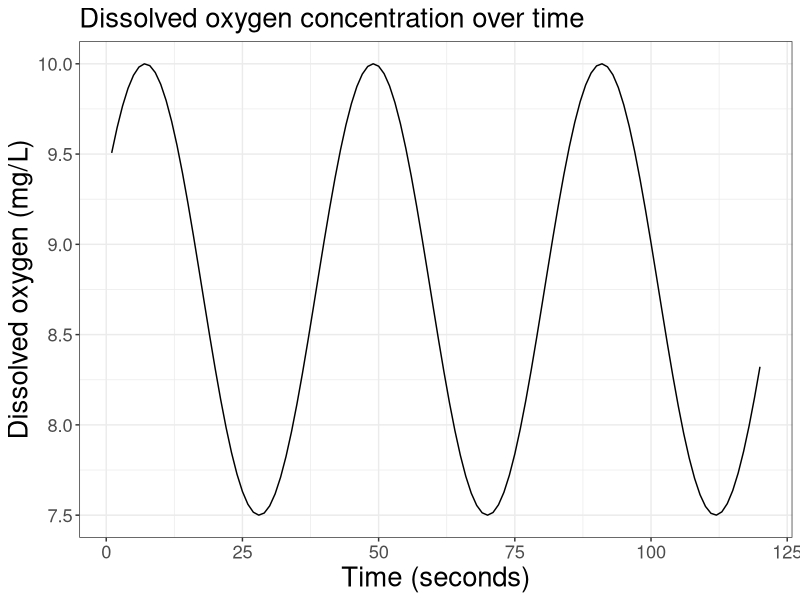
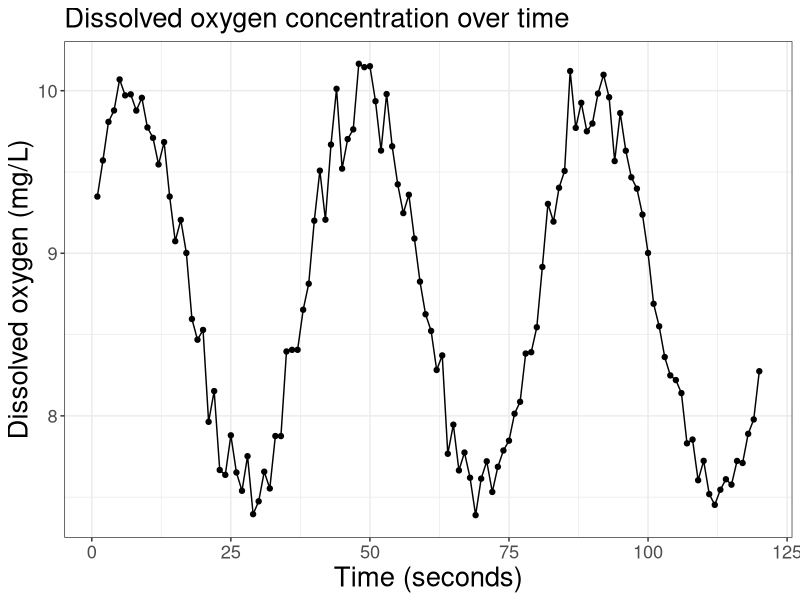
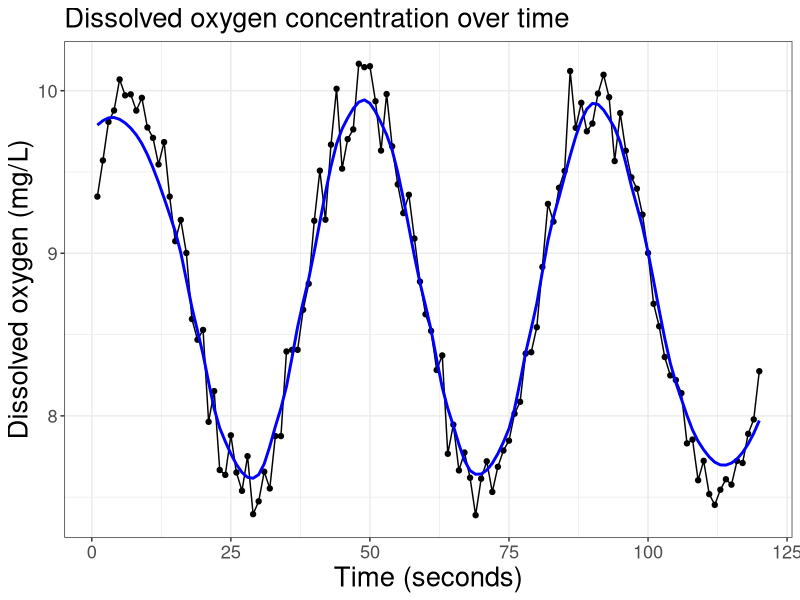
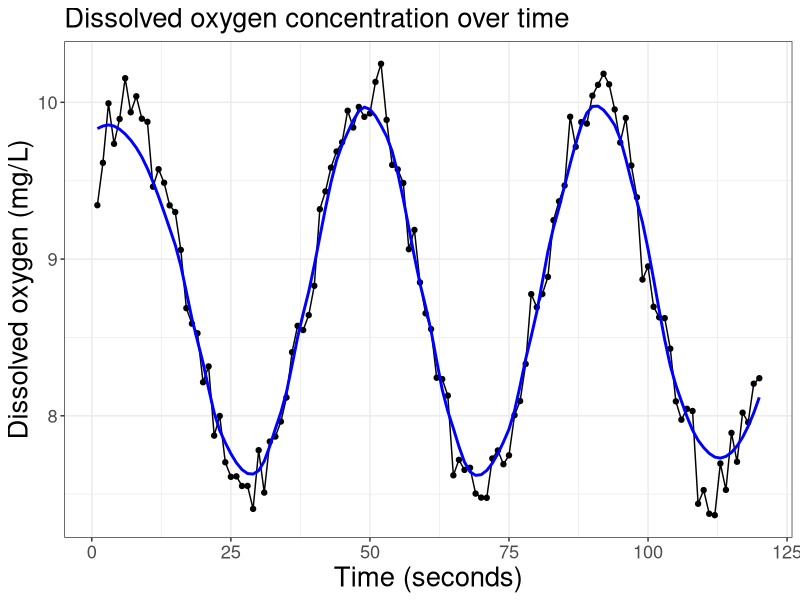
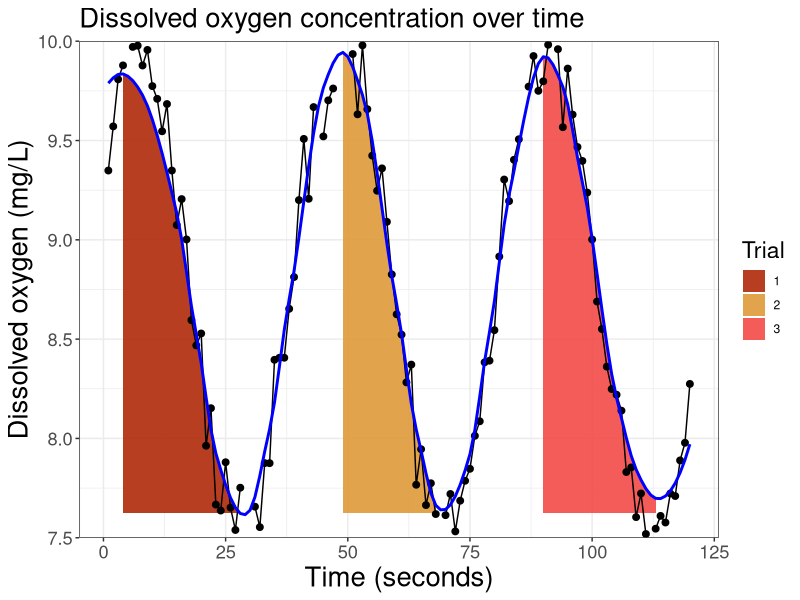
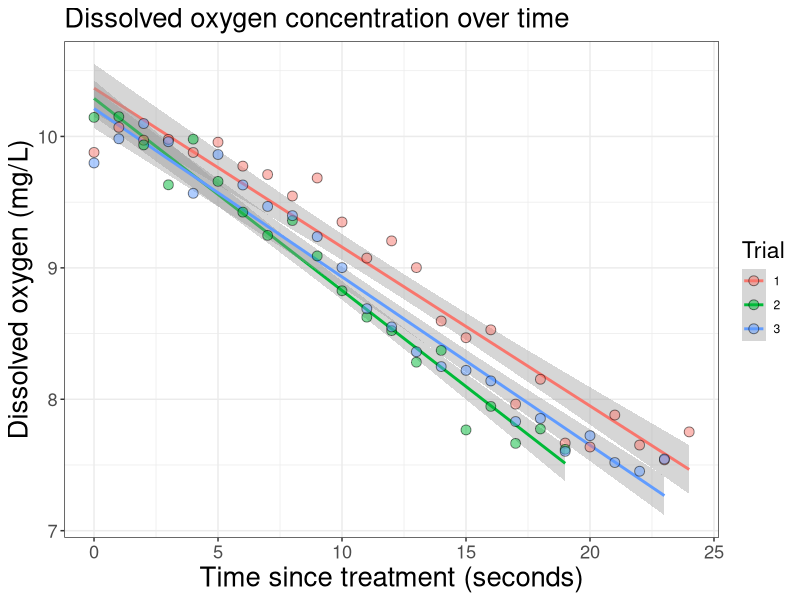

Recreate these plots in R, in order.
# Title: Lorena and the Gilled green iguana

# Background: Lorena is studying the respiration rate (I believe?) of some
# species, let's call it a "Gilled green iguana") in a tank of water. To do
# so, Lorena adds, dissolved oxygen to the tank and measures DO (response 
# variable) over time (predictor variable). She adds oxygen until the DO
# reads 10 mg/L (sorry if I'm butchering your methods Lorena!).

# The problem: Lorena wants to calculate the slope of dissolved oxygen
# after each event in which oxygen was added. The data are continuous
# and thus need to be grouped.


# setup -------------------------------------------------------------------

library(tidyverse)

# Simulate data -----------------------------------------------------------

# Write a function to generate a sine wave:

make_sineWave <-
  function(timeVector, y_offset, amplitude, angular_freq, phase){
    tibble(
      time = timeVector,
      dissOx = y_offset + amplitude * sin(angular_freq*time + phase)
    )
  }

# Note: The real data are not a sine curve but rather a sort of reverse 
# sawtooth wave.

# Generate a sine wave:

sineWave <-
  make_sineWave(
    timeVector = 1:120,
    y_offset = 8.75,
    amplitude = 1.25,
    angular_freq = 0.15,
    phase = .5)

# Plot the data:

sineWave %>%
  ggplot(
    aes(x = time, y = dissOx)
  ) +
  geom_line() +
  labs(
    title = 'Dissolved oxygen concentration over time',
    x = 'Time (seconds)',
    y = 'Dissolved oxygen (mg/L)'
  ) +
  theme_bw() +
  theme(
    axis.title = element_text(size = rel(1.2)),
    axis.text = element_text(size = rel(1.2)),
    title = element_text(size = rel(1.5))
  )

# Try changing the y-offset, amplitude, angular frequency, and phase. How does this influence the sine wave?

# Write a function to generature a noisy wave:

make_noisyWave <-
  function(sineWave_frame, noiseValue) {
    sineWave_frame %>%
      mutate(
        dissOx = rnorm(nrow(.), mean = dissOx, sd = noiseValue * .007))
  }

noisyWave <-
  make_noisyWave(sineWave, noiseValue = 20)

noisyWave


# Plot simulated data to determine most appropriate noise values:

noisyWave %>%
  ggplot(aes(x = time, y = dissOx)) +
  geom_point() + 
  geom_line() +
  labs(
    title = 'Dissolved oxygen concentration over time',
    x = 'Time (seconds)',
    y = 'Dissolved oxygen (mg/L)'
  ) +
  theme_bw() +
  theme(
    axis.title = element_text(size = rel(1.2)),
    axis.text = element_text(size = rel(1.2)),
    title = element_text(size = rel(1.5))
  )

## Try different noise values -- how does this change the output?

# Generate a smooth -------------------------------------------------------

# We will assign a function that uses loess (local polynomial regression 

# fitting -- in the stats package of base R) to smooth our noisy data:

add_smooth <-
  function(noisyData, smoothingSpan){
    loess(
      dissOx ~ time,
      data = noisyData,
      # Span will control how smoothed the data will be:
      span = smoothingSpan) %>%
      # Predict will return predicted values for a given time:
      predict()
  }

noisyWave %>%
  mutate(dissOx_smooth = add_smooth(., smoothingSpan = 0.3))

# View smoothing to determine which smoothing span is best:

noisyWave %>%
  mutate(dissOx_smooth = add_smooth(., smoothingSpan = 0.3)) %>%
  ggplot(aes(x = time, y = dissOx)) +
  geom_point() + 
  geom_line() +
  # A new line with our smoothed dissOx_smooth data:
  geom_line(aes(y = dissOx_smooth), color = 'blue', size = 1) +
  labs(
    title = 'Dissolved oxygen concentration over time',
    x = 'Time (seconds)',
    y = 'Dissolved oxygen (mg/L)'
  ) +
  theme_bw() +
  theme(
    axis.title = element_text(size = rel(1.2)),
    axis.text = element_text(size = rel(1.2)),
    title = element_text(size = rel(1.5))
  )

## Try different smoothing spans. How does this influence the output?

# The best smoothing parameter is probably dependent on both the noise in
# the data and the smoothing span:

make_noisyWave(sineWave, noiseValue = 20) %>%
  mutate(dissOx_smooth = add_smooth(., smoothingSpan = 0.3)) %>%
  ggplot(aes(x = time, y = dissOx)) +
  geom_point() + 
  geom_line() +
  geom_line(aes(y = dissOx_smooth), color = 'blue', size = 1) +
  labs(
    title = 'Dissolved oxygen concentration over time',
    x = 'Time (seconds)',
    y = 'Dissolved oxygen (mg/L)'
  ) +
  theme_bw() +
  theme(
    axis.title = element_text(size = rel(1.2)),
    axis.text = element_text(size = rel(1.2)),
    title = element_text(size = rel(1.5))
  )

## Try different noise and smoothing spans. How does this influence the 
# output?

# Assigning groups --------------------------------------------------------

# Generate data:

wave_trials <-
  noisyWave %>%
  mutate(dissOx_smooth = add_smooth(., smoothingSpan = 0.3)) %>%
  mutate(
    # Look forward to determine dissOx is increasing or decreasing:
    slope = ifelse(
      lead(dissOx_smooth) > dissOx_smooth,
      'positive',
      'negative'),
    # Define the turning points in the data:
    trial_group = ifelse(
      lag(slope) == 'positive' & slope == 'negative',
      1, 0
    ),
    # Assign group identities:
    trial_group = 
      ifelse(
        slope == 'negative',
        # What does this do?
        cumsum(trial_group),
        NA))

wave_trials

# Plot the data:

wave_trials %>%
  ggplot(aes(x = time, y = dissOx)) +
  geom_ribbon(
    # Why do we need to add a new data argument?
    data = wave_trials %>%
      filter(!is.na(trial_group)) %>%
      group_by(trial_group) %>%
      mutate(minTime = min(time), maxTime = max(time)),
    # Look closely at these aesthetics:
    aes(
      ymin = min(dissOx_smooth),
      ymax = dissOx_smooth,
      fill = factor(trial_group)),
    alpha = .9
  ) +
  geom_point(size = 2) + 
  geom_line() +
  geom_line(
    aes(y = dissOx_smooth),
    color = 'blue',
    size = 1) +
  labs(
    title = 'Dissolved oxygen concentration over time',
    x = 'Time (seconds)',
    y = 'Dissolved oxygen (mg/L)'
  ) +
  scale_fill_manual(
    values = c('#B02909', '#DF993A', '#F24A47'),
    name = 'Trial') +
  scale_y_continuous(
    limits = c(7.5, 10),
    expand = c(0,0)) +
  theme_bw() +
  theme(
    axis.title = element_text(size = rel(1.2)),
    axis.text = element_text(size = rel(1.2)),
    title = element_text(size = rel(1.5))
  )

# Subset the data ---------------------------------------------------------

# Subset data to observations (rows) associated with trial groups and the
# columns of interest:

gilled_iguana <-
  wave_trials %>%
  filter(!is.na(trial_group)) %>%
  select(trial_group, time, dissOx)

gilled_iguana

# Lorena is interested in the slope of decrease after adding the DO. Here's
# what that might look like:

map(
  unique(gilled_iguana$trial_group),
  function(x){
    gilled_iguana %>%
      filter(trial_group == x) %>%
      lm(dissOx ~ time, data = .) %>%
      summary()
  }
)

# Plot the models:

gilled_iguana %>%
  mutate(Trial = factor(trial_group)) %>%
  group_by(Trial) %>%
  mutate(time = time - min(time)) %>%
  ungroup %>%
  ggplot(
    aes(time, dissOx)) +
  stat_smooth(method = "lm", aes(col = Trial)) +
  geom_point(
    aes(fill = Trial),
    size = 3, 
    alpha = .5, 
    pch=21) +
  labs(
    title = 'Dissolved oxygen concentration over time',
    x = 'Time since treatment (seconds)',
    y = 'Dissolved oxygen (mg/L)'
  ) +
  theme_bw() +
  theme(
    axis.title = element_text(size = rel(1.2)),
    axis.text = element_text(size = rel(1.2)),
    title = element_text(size = rel(1.5))
  )


   
